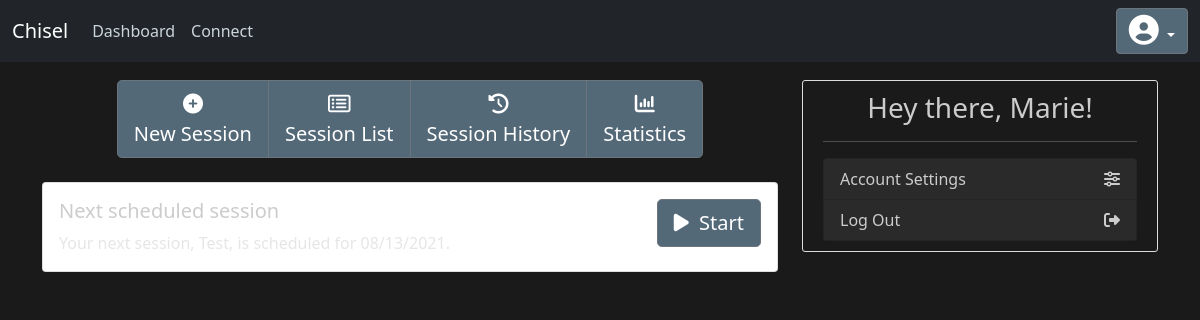
The app's page /dashboard (signed in) with its own data.
### chisel/models/Workout.py (models this page shows)
class WorkoutSession(db.Model):
    id = db.Column( db.Integer, primary_key = True )
    name = db.Column( db.String( 128 ), nullable = False )
    desc = db.Column( db.Text, nullable = True )
    date = db.Column( db.DateTime )
    type = db.Column( db.Integer )
    completed = db.Column( db.Boolean, default = False )
    user_id = db.Column( db.Integer, db.ForeignKey( 'customer.id' ), nullable = False )
    exercises = db.relationship( 'Exercise', backref='workout_session' )

### chisel/models/Customer.py (models this page shows, shortened)
class Customer(db.Model, UserMixin):
    id = db.Column(db.Integer, primary_key = True)
    username = db.Column(db.String(80), unique=True, nullable=False)
    email = db.Column(db.String(120), unique=True, nullable=False)
    password = db.Column(db.String(60), nullable=False)
    bio = db.Column(db.String(300), nullable=False)
    dark_mode = db.Column( db.Boolean, nullable=True, default=False )
    image_file = db.Column(db.String(20), nullable=False, default='default.jpg')
    posts = db.relationship('Post', backref='author', lazy=True)
    sessions = db.relationship( 'WorkoutSession', backref='customer' )
    modifiers = db.relationship( 'ExerciseModifier', backref='customer' )
    followed = db.relationship(
        'Customer', secondary=followers,
        primaryjoin=(followers.c.follower_id == id),
        secondaryjoin=(followers.c.followed_id == id),
        backref=db.backref('followers', lazy='dynamic'), lazy='dynamic')

### chisel/routes.py (the view)
@app.route('/dashboard', methods=['GET', 'POST'])
@login_required
def dashboard():
    current_customer = Customer.query.filter_by( username = current_user.username ).first()
    upcoming_sessions = WorkoutSession.query.filter( WorkoutSession.date >= datetime.now().date(),
    WorkoutSession.user_id == current_customer.id, WorkoutSession.completed == False ).order_by( asc( WorkoutSession.date ) )
    if not upcoming_sessions:
        return render_template('dashboard.html', username=current_user.username )
    return render_template('dashboard.html', username=current_user.username, next_ses = upcoming_sessions.first() )

### chisel/models/Customer.py (called while the page is built)
@login_manager.user_loader
def load_user(user_id):
    return Customer.query.get(int(user_id))

### chisel/templates/dashboard.html
{% extends "base.html" %}
{% block content %}
<div class="d-flex justify-content-center">
  <div class="btn-group btn-group-lg" role="group" aria-label="Dashboard selection">
    <a href="{{ url_for( 'create_session' ) }}" class="btn btn-secondary bg-steel">
      <i class="fa fa-plus-circle"></i><br/>New Session
    </a>
    <a href="{{ url_for( 'session_list' ) }}" class="btn btn-secondary bg-steel">
      <i class="fa fa-list-alt"></i><br/>Session List
    </a>
    <a href="{{ url_for( 'session_history' ) }}" class="btn btn-secondary bg-steel"><i class="fa fa-history"></i><br/>Session History</a>
    <a href="{{ url_for( 'statistics' ) }}" class="btn btn-secondary bg-steel"><i class="fa fa-bar-chart" aria-hidden="true"></i><br/>Statistics</a>
  </div>
</div>
<br/>
{% if next_ses %}
<div class="card">
  <div class="card-body">
    <div class="d-flex justify-content-between">
      <div>
        <h5>Next scheduled session</h5>
        Your next session, {{ next_ses.name }}, is scheduled for {{ next_ses.date.strftime("%m/%d/%Y") }}.
      </div>
      <div>
        <a href="{{ url_for( 'view_session', session_id = next_ses.id ) }}" class="btn btn-lg btn-secondary bg-steel"><i class="fa fa-play" aria-hidden="true"></i>&nbsp;&nbsp;Start</a>
      </div>
    </div>
  </div>
</div>
<br/>
{% endif %}
{% endblock %}
{% block sidebar %}
<div class="content-section">
  <h3 class="d-flex justify-content-center">Hey there, {{username}}!</h3>
  <hr>
  <div class="list-group">
    <a href="/settings" class="list-group-item list-group-item-action connect-option">
      Account Settings
    <i class="fa fa-sliders"></i>
    </a>
    <a href="{{ url_for('logout') }}" class="list-group-item list-group-item-action connect-option">
      Log Out
      <i class="fa fa-sign-out"></i>
    </a>
  </div>
</div>
{% endblock %}

### chisel/static/dashboard_dark.css (style rules this page uses)
body { background: #1a1a1a; color: #e6e6e6; margin-top: 5rem; }
h1, h2, h3, h4, h5, h6 { color: #cccccc; }
.list-group-item { color: #cccccc; background-color: #2a2a2a; }
.connect-option { display: flex; justify-content: space-between; align-items: center; }
.bg-steel { background-color: #546978; }
.content-section { background: #1a1a1a; padding: 10px 20px; border: 1px solid #dddddd; border-radius: 3px; margin-bottom: 20px; }

### records on screen
WorkoutSession: name "Test", date "08/13/2021"
Customer: username "Marie"
